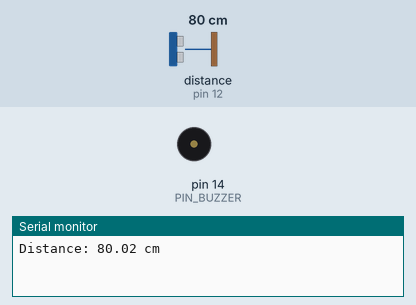
Recording of a sketch running on a simulated Arduino Uno, built with avr-gcc and run on an emulated ATmega328P. Shown: buzzer (waves = sounding), the last lines printed to the serial monitor. Wiring (inferred from the names in the program): ultrasonic range finder: trigger pin 13; echo pin 12. The test bench sets the inputs (shaded band); at power-on: distance to the obstacle (sensor on pin 12) 80 cm. The echo pulse lasts 58.3 µs per cm.

Above: at 1.2 s.
1.3 s: distance to the obstacle (sensor on pin 12) set to 64 cm
3.2 s: distance to the obstacle (sensor on pin 12) set to 57 cm
At 3.3 s:
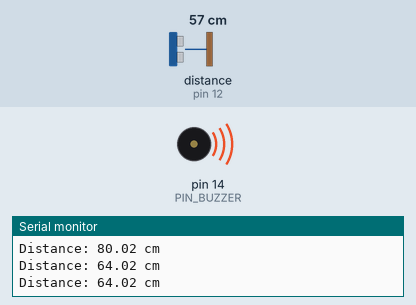
6.2 s: distance to the obstacle (sensor on pin 12) set to 120 cm
At 6.8 s:
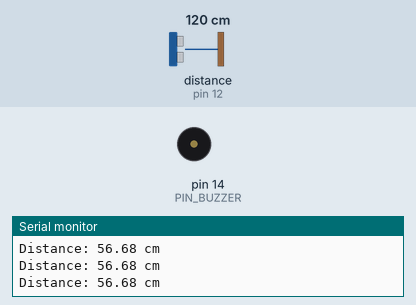
7.7 s: distance to the obstacle (sensor on pin 12) set to 2 cm
At 7.8 s:
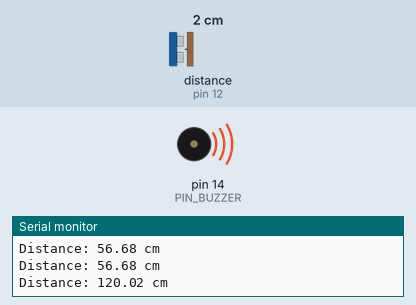
Timing chart, 0 to 11.7 s (numbered marks = the images above; inputs shaded):
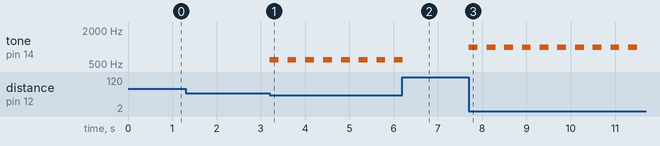

Measured:
- the behaviour switches between 61 and 60 cm on distance to the obstacle (sensor on pin 12) (found by bisection; images 0 and 1)
- after the input at 3.2 s, tone on pin 14 (PIN_BUZZER): alternates 600 Hz for 0.20 s and silent for 0.20 s, starting at once
- after the input at 6.2 s, tone on pin 14 (PIN_BUZZER): goes on until 6.2 s, then stays silent
- after the input at 7.7 s, tone on pin 14 (PIN_BUZZER): alternates 1000 Hz for 0.20 s and silent for 0.20 s, starting at once

The sketch:

smart_glasses.ino
```cpp
constexpr int PIN_BUZZER{ 14 };  // GPIO14 (D5)
constexpr int PIN_TRIG{ 13 };    // GPIO13 (D7)
constexpr int PIN_ECHO{ 12 };    // GPIO12 (D6)

constexpr float DANGER_DIST_CM{ 30.0f };
constexpr float ALERT_DIST_CM{ 60.0f };
constexpr int DANGER_FREQ_HZ{ 1000 };
constexpr int ALERT_FREQ_HZ{ 600 };

float measureDistanceCm();

void setup() {
  pinMode(PIN_TRIG, OUTPUT);
  pinMode(PIN_ECHO, INPUT);
  pinMode(PIN_BUZZER, OUTPUT);
  digitalWrite(PIN_TRIG, LOW);  // Ensure TRIG is LOW for clean start
  Serial.begin(115200);
}

float measureDistanceCm() {
  digitalWrite(PIN_TRIG, LOW);  // Protocol requirement
  delayMicroseconds(2);
  digitalWrite(PIN_TRIG, HIGH);
  delayMicroseconds(10);
  digitalWrite(PIN_TRIG, LOW);

  unsigned long durationUs = pulseIn(PIN_ECHO, HIGH);

  // Convert echo time to distance (cm)
  return (durationUs * 0.0343f) / 2.0f;
}

void loop() {
  float distanceCm = measureDistanceCm();

  unsigned long now = millis();
  static unsigned long lastLogTimeMs{};

  // Logging (Non-blocking): Log every 1000 ms
  if (now - lastLogTimeMs >= 1000) {
    Serial.print("Distance: ");
    Serial.print(distanceCm, 2);
    Serial.println(" cm");
    lastLogTimeMs = now;
  }

  // Buzzer Alert Logic (Non-blocking State Machine)
  static int alertFrequency{};
  static bool buzzerIsOn{};

  if (distanceCm > 0.0f && distanceCm <= DANGER_DIST_CM) {
    alertFrequency = DANGER_FREQ_HZ;
  } else if (distanceCm > DANGER_DIST_CM && distanceCm <= ALERT_DIST_CM) {
    alertFrequency = ALERT_FREQ_HZ;
  } else {
    // Safe Zone
    if (buzzerIsOn) {
      noTone(PIN_BUZZER);
      buzzerIsOn = false;
    }
    return;
  }

  static unsigned long lastBuzzerToggleTime{};
  // Non-blocking Toggle Logic: Check if 200 ms has elapsed
  if (now - lastBuzzerToggleTime >= 200) {

    if (buzzerIsOn) {
      // Turn OFF
      noTone(PIN_BUZZER);
      buzzerIsOn = false;
    } else {
      // Turn ON with the determined frequency
      tone(PIN_BUZZER, alertFrequency);
      buzzerIsOn = true;
    }

    lastBuzzerToggleTime = now;
  }
}
```
